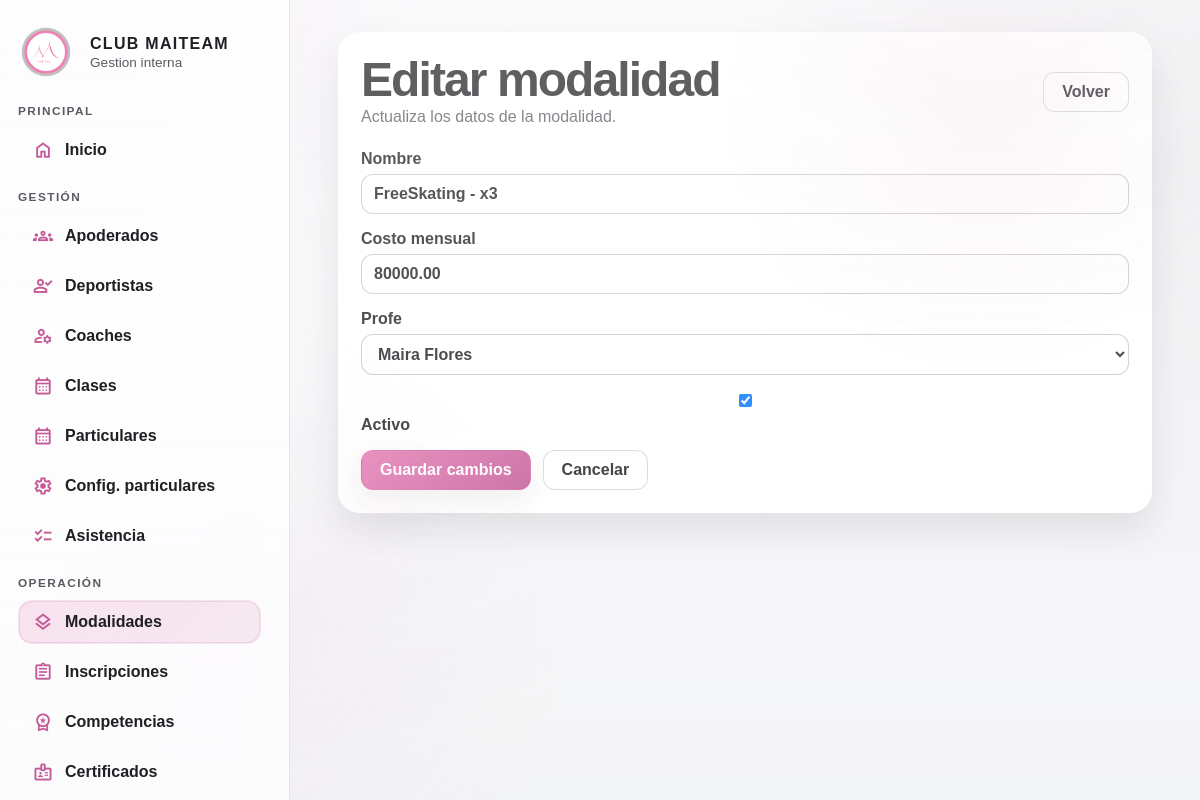
The page /interno/?page=modalidades&action=edit&id=1 on the database its author committed.
### tables this page shows
CREATE TABLE IF NOT EXISTS modalidades (
    id INT UNSIGNED AUTO_INCREMENT PRIMARY KEY,
    nombre VARCHAR(120) NOT NULL,
    costo_mensual DECIMAL(10,2) NOT NULL DEFAULT 0.00,
    coach_id INT UNSIGNED NOT NULL,
    activo TINYINT(1) NOT NULL DEFAULT 1,
    created_at TIMESTAMP NOT NULL DEFAULT CURRENT_TIMESTAMP,
    updated_at TIMESTAMP NULL DEFAULT NULL ON UPDATE CURRENT_TIMESTAMP,
    CONSTRAINT fk_modalidades_coaches
        FOREIGN KEY (coach_id) REFERENCES coaches(id)
        ON DELETE RESTRICT ON UPDATE CASCADE
);

CREATE TABLE IF NOT EXISTS coaches (
    id INT UNSIGNED AUTO_INCREMENT PRIMARY KEY,
    nombre VARCHAR(120) NOT NULL,
    telefono VARCHAR(40) DEFAULT NULL,
    email VARCHAR(160) DEFAULT NULL,
    especialidad VARCHAR(120) DEFAULT NULL,
    activo TINYINT(1) NOT NULL DEFAULT 1,
    created_at TIMESTAMP NOT NULL DEFAULT CURRENT_TIMESTAMP,
    updated_at TIMESTAMP NULL DEFAULT NULL ON UPDATE CURRENT_TIMESTAMP
);

### interno/src/helpers.php (called while the page is built, shortened)
<?php
function config(string $key, $default = null)
{
    $segments = explode('.', $key);
    $root = array_shift($segments);
    if ($root === 'db') {
        $source = $GLOBALS['db_config'] ?? [];
    } elseif ($root === 'app') {
        $source = $GLOBALS['app_config'] ?? [];
    } else {
        $source = $GLOBALS['app_config'] ?? [];
        array_unshift($segments, $root);
    }
    foreach ($segments as $segment) {
        $source = $source[$segment];
    }
    return $source;
}
function env(string $key, $default = null)
{
    $value = $_ENV[$key] ?? getenv($key);
    return $value;
}
function db(): PDO
{
    static $pdo = null;
    if ($pdo instanceof PDO) {
        return $pdo;
    }
    $host = env('DB_HOST', config('db.host', '127.0.0.1'));
    $dbname = env('DB_NAME', config('db.name', 'maiteam'));
    $user = env('DB_USER', config('db.user', 'root'));
    $pass = env('DB_PASS', config('db.pass', ''));
    $dsn = sprintf('mysql:host=%s;dbname=%s;charset=utf8mb4', $host, $dbname);
    $pdo = new PDO($dsn, $user, $pass, [
        PDO::ATTR_ERRMODE => PDO::ERRMODE_EXCEPTION,
        PDO::ATTR_DEFAULT_FETCH_MODE => PDO::FETCH_ASSOC,
    ]);
    return $pdo;
}
function render(string $view, array $data = []): void
{
    $viewPath = __DIR__ . '/../views/' . $view . '.php';
    $layoutPath = __DIR__ . '/../views/layout.php';
    $data['viewPath'] = $viewPath;
    extract($data, EXTR_SKIP);
    require $layoutPath;
}
function base_url(string $path = ''): string
{
    $base = rtrim((string) config('base_url', '/interno'), '/');
    $path = ltrim($path, '/');
    return $path === '' ? $base : $base . '/' . $path;
}
function e(?string $value): string
{
    return htmlspecialchars((string) $value, ENT_QUOTES, 'UTF-8');
}

### interno/src/modalidades.php (called while the page is built, shortened)
<?php
function modalidad_find(int $id): ?array
{
    $stmt = db()->prepare(
        'SELECT id, nombre, costo_mensual, coach_id, activo FROM modalidades WHERE id = :id'
    );
    $stmt->execute(['id' => $id]);
    $row = $stmt->fetch();
    return $row ?: null;
}

### interno/src/clases.php (called while the page is built, shortened)
<?php
function coaches_options(): array
{
    $stmt = db()->query(
        'SELECT id, nombre FROM coaches WHERE activo = 1 ORDER BY nombre'
    );
    return $stmt->fetchAll();
}

### interno/views/modalidades/form.php (the view, shortened to what this page needs)
<?php
$isEdit = $action === 'edit';
?>
<section class="page">
    <div class="page-header">
        <div>
            <h1><?= $isEdit ? 'Editar modalidad' : 'Nueva modalidad' ?></h1>
            <p><?= $isEdit ? 'Actualiza los datos de la modalidad.' : 'Completa la informacion de la modalidad.' ?></p>
        </div>
        <a class="button ghost" href="<?= e(base_url('/?page=modalidades')) ?>">Volver</a>
    </div>
    <form class="form" method="post" action="<?= e(base_url('/?page=modalidades&action=' . $action)) ?>">
        <label>
            Nombre
            <input type="text" name="nombre" required value="<?= e($modalidad['nombre'] ?? '') ?>">
        </label>
        <label>
            Costo mensual
            <input type="number" step="0.01" min="0" name="costo_mensual" value="<?= e((string) ($modalidad['costo_mensual'] ?? '')) ?>">
        </label>
        <label>
            Profe
            <select name="coach_id" required>
                <?php foreach ($coaches as $coach): ?>
                    <option value="<?= e((string) $coach['id']) ?>" <?= (int) ($modalidad['coach_id'] ?? 0) === (int) $coach['id'] ? 'selected' : '' ?>>
                        <?= e($coach['nombre']) ?>
                    </option>
                <?php endforeach; ?>
            </select>
        </label>
        <label class="checkbox">
            <input type="checkbox" name="activo" <?= !empty($modalidad['activo']) ? 'checked' : '' ?>>
            Activo
        </label>
        <div class="form-actions">
            <button type="submit" class="button"><?= $isEdit ? 'Guardar cambios' : 'Crear modalidad' ?></button>
            <a class="button ghost" href="<?= e(base_url('/?page=modalidades')) ?>">Cancelar</a>
        </div>
    </form>
</section>

### interno/assets/css/app.css (style rules this page uses)
:root { --bg: #f3f4f7; --bg-soft: #fff4fb; --surface: rgba(255, 255, 255, 0.9); --surface-strong: rgba(255, 255, 255, 0.96); --surface-soft: rgba(255, 255, 255, 0.72); --border: rgba(84, 87, 103, 0.14); --border-strong: rgba(195, 91, 152, 0.2); --text: #1f1f24; --muted: #5a5a63; --accent: #e57bb4; --accent-dark: #c35b98; --accent-deep: #9f3f79; --danger: #b24b89; --success: #2f8f5b; --warning: #ab6b1b; --shadow-sm: 0 10px 24px rgba(37, 37, 43, 0.08); --shadow-md: 0 18px 36px rgba(37, 37, 43, 0.12); --shadow-lg: 0 24px 52px rgba(37, 37, 43, 0.16); --radius-sm: 12px; --radius-md: 18px; --radius-lg: 24px; --sidebar-expanded: 290px; --sidebar-collapsed: 92px; }
* { box-sizing: border-box; }
html { color-scheme: light; }
body { margin: 0; min-height: 100vh; font-family: "Manrope", "Poppins", "Montserrat", sans-serif; color: var(--text); background: radial-gradient(circle at 0% 0%, rgba(229, 123, 180, 0.14), transparent 30%), radial-gradient(circle at 100% 20%, rgba(182, 182, 187, 0.16), transparent 32%), linear-gradient(180deg, #f8f8fa 0%, var(--bg) 100%); }
body::before { content: ""; position: fixed; inset: 0; pointer-events: none; background: linear-gradient(rgba(255, 255, 255, 0.35), rgba(255, 255, 255, 0.08)), radial-gradient(circle at 20% 80%, rgba(229, 123, 180, 0.08), transparent 28%), radial-gradient(circle at 82% 14%, rgba(159, 63, 121, 0.07), transparent 22%); opacity: 0.9; }
a { color: inherit; }
button, input, select, textarea { font: inherit; }
button, a { -webkit-tap-highlight-color: transparent; }
h1, h2, h3, p { margin: 0; }
h1 { font-size: clamp(1.9rem, 4vw, 3.2rem); line-height: 1.04; letter-spacing: -0.04em; }
select, input, textarea { color: inherit; }
.button { display: inline-flex; align-items: center; justify-content: center; gap: 8px; padding: 10px 18px; border-radius: 12px; background: linear-gradient(135deg, var(--accent), var(--accent-dark)); color: #ffffff; text-decoration: none; font-weight: 700; border: 1px solid rgba(195, 91, 152, 0.32); box-shadow: var(--shadow-sm); transition: transform 0.18s ease, box-shadow 0.18s ease, background-color 0.18s ease, border-color 0.18s ease; }
.button.ghost { background: rgba(255, 255, 255, 0.72); border: 1px solid rgba(31, 31, 36, 0.18); color: var(--text); box-shadow: none; }
.page { background: var(--surface-strong); padding: 22px; border-radius: 22px; box-shadow: var(--shadow-md); border: 1px solid rgba(255, 255, 255, 0.74); }
.page > * + * { margin-top: 18px; }
.page-header { display: flex; align-items: center; justify-content: space-between; gap: 16px; flex-wrap: wrap; }
.page-header p, .ficha-header p { color: var(--muted); line-height: 1.55; }
.form { margin-top: 20px; display: grid; gap: 16px; }
.form label { display: grid; gap: 6px; font-weight: 600; }
.form input { width: 100%; padding: 10px 12px; border-radius: 12px; border: 1px solid rgba(100, 100, 100, 0.35); background: #ffffff; color: var(--text); transition: border-color 0.18s ease, box-shadow 0.18s ease, background-color 0.18s ease; }
.form select { width: 100%; padding: 10px 12px; border-radius: 12px; border: 1px solid rgba(100, 100, 100, 0.35); background: #ffffff; color: var(--text); transition: border-color 0.18s ease, box-shadow 0.18s ease, background-color 0.18s ease; }
.checkbox { display: flex; align-items: center; gap: 10px; font-weight: 600; }
.checkbox input[type="checkbox"], .checkbox input[type="radio"] { width: auto; flex: none; }
.form-actions { display: flex; gap: 12px; flex-wrap: wrap; }

### rows shown on the page
modalidades: nombre "FreeSkating - x3", costo_mensual "80000.00", coach_id "Maira Flores", activo "☑"

### other values the page prints
$sectionLabel "PRINCIPAL"
$item['label'] "Inicio"
$sectionLabel "GESTIÓN"
$item['label'] "Apoderados"
$item['label'] "Deportistas"
$item['label'] "Coaches"
$item['label'] "Clases"
$item['label'] "Particulares"
$item['label'] "Config. particulares"
$item['label'] "Asistencia"
$sectionLabel "OPERACIÓN"
$item['label'] "Modalidades"
$item['label'] "Inscripciones"
$item['label'] "Competencias"
$item['label'] "Certificados"
